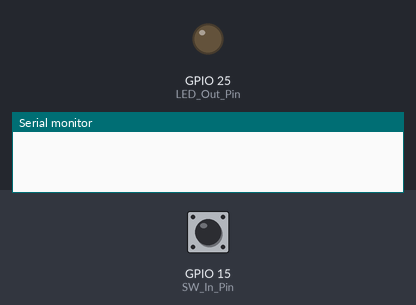
The sketch below on a simulated ESP32. Shown: output pins drawn as LEDs (lit = HIGH), the last lines printed to the serial monitor. Dashed ring = blinking. The inputs (shaded band) are chosen by the test bench; at power-on: GPIO 15 (SW_In_Pin) HIGH.

Above: at 1.2 s.
1.3 s: GPIO 15 (SW_In_Pin) pulled LOW for 1 s
At 1.8 s:
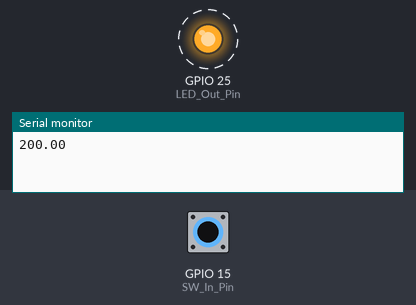
4.3 s: GPIO 15 (SW_In_Pin) pulled LOW for 3.2 s
At 8.7 s:
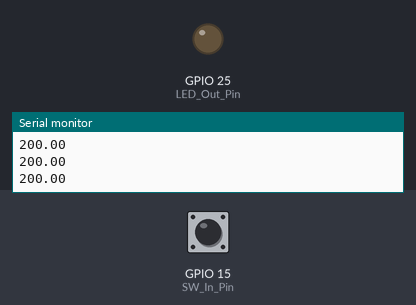
Timing chart, 0 to 10.2 s (numbered marks = the images above; inputs shaded):
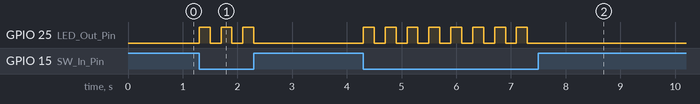

Measured:
- after the input at 1.3 s, GPIO 25 (LED_Out_Pin): alternates HIGH for 0.20 s and LOW for 0.20 s, 6 changes in all, then stays LOW, starting at once
- after the input at 4.3 s, GPIO 25 (LED_Out_Pin): alternates HIGH for 0.20 s and LOW for 0.20 s, 16 changes in all, then stays LOW, starting at once

The sketch:

Digital_IO-E.ino
```cpp
// Program: Ex6A_Digital_IO-E.ino
// Wokwi:   https://wokwi.com/projects/341138134674702932

/*
   Exercise 6 Q1

   Change the program of Ex6A_Digital_IO-E to:
   1. Push-button not pressed => LED off
   2. Push-button pressed => LED flashes at 5Hz
*/

#define LED_Out_Pin 25
#define SW_In_Pin 15

void setup()
{
  // Initialize serial port
  Serial.begin(115200);

  // Set pins
  pinMode(LED_Out_Pin, OUTPUT);
  pinMode(SW_In_Pin, INPUT_PULLUP);
}

void loop()
{
  if (digitalRead(SW_In_Pin))
  {
    digitalWrite(LED_Out_Pin, LOW);
  }
  else
  {
    flashes(5);
  }
}

void flashes(int flashHz){
  digitalWrite(LED_Out_Pin, HIGH);
  delay(freqToMs(flashHz));
  digitalWrite(LED_Out_Pin, LOW);
  delay(freqToMs(flashHz));
  Serial.println(freqToMs(flashHz));
}

float freqToMs(float freq){
  float ftime = 1.0/ freq*1000;
  return ftime;
}
```
